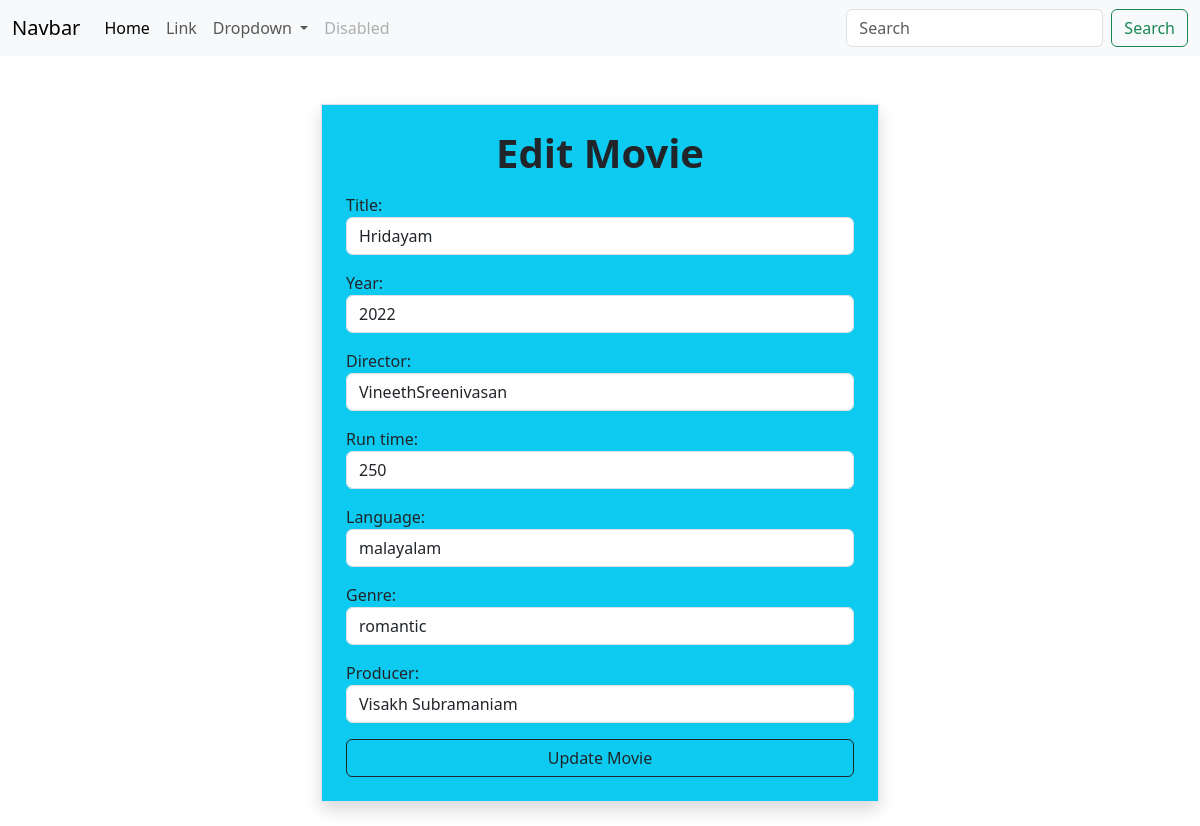
Page /movie/1/change/ on the committed database.
### myapp/models.py (models this page shows, shortened)
class Movie(models.Model):
    title=models.CharField(max_length=200)
    year=models.CharField(max_length=200)
    director=models.CharField(max_length=200)
    run_time=models.PositiveIntegerField()
    language=models.CharField(max_length=200)
    genre=models.CharField(max_length=200)
    producer=models.CharField(max_length=200,null=True)

### myapp/views.py (the view, shortened to what this page needs)
# urls.py: path('movie/<int:pk>/change/',views.MovieUpdateView.as_view(),name="movie-edit"),
class MovieUpdateView(View):
    def get(self,request,*args,**kwargs):
        id=kwargs.get("pk")
        movie_object=Movie.objects.get(id=id)
        form_instance=MovieModelForm(instance=movie_object)
        return render(request,"movie_edit.html",{"form":form_instance})

### myapp/forms.py
class MovieModelForm(forms.ModelForm):
    class Meta:
        model=Movie
        exclude=("id",)
        widgets={
            "title":forms.TextInput(attrs={"class":"form-control"}),
            "year":forms.TextInput(attrs={"class":"form-control"}),
            "run_time":forms.NumberInput(attrs={"class":"form-control"}),
            "language":forms.TextInput(attrs={"class":"form-control"}),
            "director":forms.TextInput(attrs={"class":"form-control"}),
            "genre":forms.TextInput(attrs={"class":"form-control"}),
            "producer":forms.TextInput(attrs={"class":"form-control"})
        }

### myapp/templates/movie_edit.html (shortened to what this page needs)
{%extends 'base.html'%}
{%block main_block%}
<div class="container">
    <form action="" method="post" class="border shadow p-4 mt-5 w-50 mx-auto mb-4 bg-info">
        <h1 class="mb-3 text-center fw-bold">Edit Movie</h1>
        {{form.as_p}}
        <button type="submit" class="form-control w-100 btn btn-outline-dark">Update Movie</button>
    </form>
</div>
{%endblock%}

### rows in the picture
Movie: title "Hridayam", year "2022", director "VineethSreenivasan", run_time "250", language "malayalam", genre "romantic", producer "Visakh Subramaniam"
